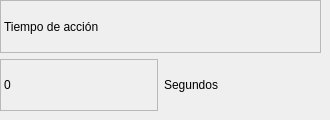
         <widget class="QWidget" name="Label">
          <widget class="QWidget" name="gridLayoutWidget_10">
           <property name="geometry">
            <rect>
             <x>0</x>
             <y>0</y>
             <width>321</width>
             <height>111</height>
            </rect>
           </property>
           <layout class="QGridLayout" name="gridLayout_6">
            <item row="1" column="0">
             <widget class="QLabel" name="label_Segundos">
              <property name="layoutDirection">
               <enum>Qt::LeftToRight</enum>
              </property>
              <property name="frameShape">
               <enum>QFrame::StyledPanel</enum>
              </property>
              <property name="text">
               <string>0</string>
              </property>
             </widget>
            </item>
            <item row="1" column="1">
             <widget class="QLabel" name="label_100">
              <property name="frameShape">
               <enum>QFrame::NoFrame</enum>
              </property>
              <property name="text">
               <string>Segundos</string>
              </property>
             </widget>
            </item>
            <item row="0" column="0" colspan="2">
             <widget class="QLabel" name="label_4">
              <property name="frameShape">
               <enum>QFrame::StyledPanel</enum>
              </property>
              <property name="frameShadow">
               <enum>QFrame::Sunken</enum>
              </property>
              <property name="text">
               <string>Tiempo de acción</string>
              </property>
             </widget>
            </item>
           </layout>
          </widget>
         </widget>
